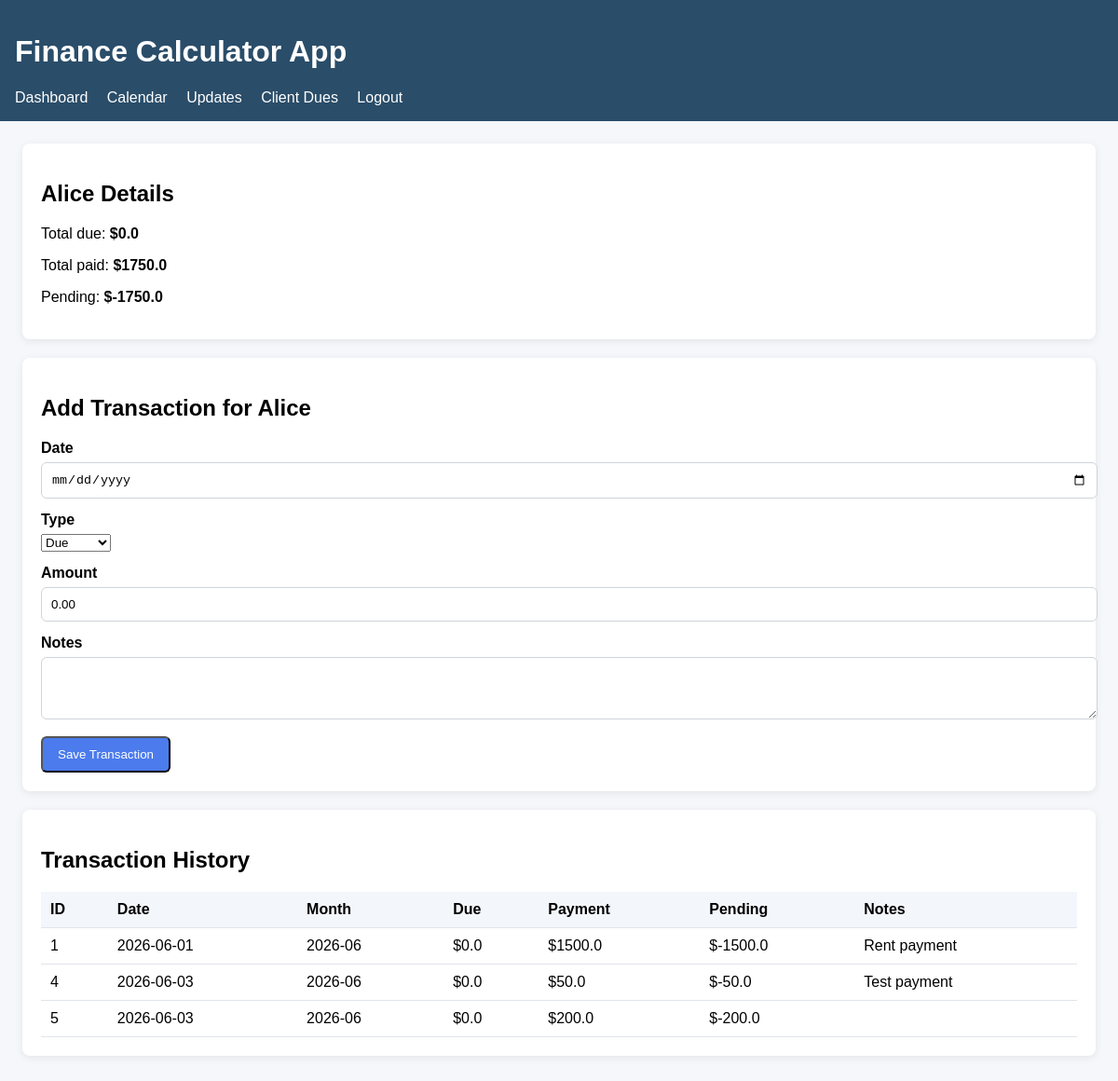
Page /customer/Alice (signed in) on the committed database.
### tables this page shows
CREATE TABLE finance_records (
                id INTEGER PRIMARY KEY AUTOINCREMENT,
                name TEXT NOT NULL,
                transaction_date TEXT NOT NULL,
                month TEXT NOT NULL,
                due_amount REAL NOT NULL DEFAULT 0,
                payment_amount REAL NOT NULL DEFAULT 0,
                notes TEXT
            );

### app (1).py (the view, shortened to what this page needs)
@app.route('/customer/<name>', methods=['GET', 'POST'])
@login_required
def customer(name):
    records = fetch_all_records()
    customer_records = [record for record in records if record['name'] == name]
    total_due = sum(record['due_amount'] for record in customer_records)
    total_paid = sum(record['payment_amount'] for record in customer_records)
    total_pending = total_due - total_paid
    return render_template(
        'customer.html',
        name=name,
        records=customer_records,
        total_due=total_due,
        total_paid=total_paid,
        total_pending=total_pending,
    )

### app (1).py (called while the page is built)
def get_db_connection():
    conn = sqlite3.connect(DB_PATH)
    conn.row_factory = sqlite3.Row
    return conn

def fetch_all_records():
    conn = get_db_connection()
    rows = conn.execute('SELECT * FROM finance_records ORDER BY id').fetchall()
    conn.close()
    return [dict(row) for row in rows]

def login_required(view):
    @wraps(view)
    def wrapped_view(*args, **kwargs):
        if not session.get('user'):
            return redirect(url_for('login'))
        return view(*args, **kwargs)
    return wrapped_view

### templates/customer.html (shortened to what this page needs)
{% extends 'base.html' %}
{% block content %}
  <div class="card">
    <h2>{{ name }} Details</h2>
    <p>Total due: <strong>${{ total_due }}</strong></p>
    <p>Total paid: <strong>${{ total_paid }}</strong></p>
    <p>Pending: <strong>${{ total_pending }}</strong></p>
  </div>
  <div class="card">
    <h2>Add Transaction for {{ name }}</h2>
    <form method="post">
      <div class="form-group">
        <label for="transaction_date">Date</label>
        <input id="transaction_date" name="transaction_date" type="date" value="{{ request.form.transaction_date or '' }}" required />
      </div>
      <div class="form-group">
        <label for="transaction_type">Type</label>
        <select id="transaction_type" name="transaction_type" required>
          <option value="due">Due</option>
        </select>
      </div>
      <div class="form-group">
        <label for="amount">Amount</label>
        <input id="amount" name="amount" type="number" step="0.01" value="{{ request.form.amount or '0.00' }}" required />
      </div>
      <div class="form-group">
        <label for="notes">Notes</label>
        <textarea id="notes" name="notes" rows="3">{{ request.form.notes or '' }}</textarea>
      </div>
      <button class="button" type="submit">Save Transaction</button>
    </form>
  </div>
  <div class="card">
    <h2>Transaction History</h2>
    <table>
      <thead>
        <tr>
          <th>ID</th>
          <th>Date</th>
          <th>Month</th>
          <th>Due</th>
          <th>Payment</th>
          <th>Pending</th>
          <th>Notes</th>
        </tr>
      </thead>
      <tbody>
        {% for record in records %}
          <tr>
            <td>{{ record.id }}</td>
            <td>{{ record.transaction_date }}</td>
            <td>{{ record.month }}</td>
            <td>${{ record.due_amount }}</td>
            <td>${{ record.payment_amount }}</td>
            <td>${{ record.due_amount - record.payment_amount }}</td>
            <td>{{ record.notes }}</td>
          </tr>
        {% else %}
          <tr><td colspan="7">No transactions found.</td></tr>
        {% endfor %}
      </tbody>
    </table>
  </div>
{% endblock %}

### templates/base.html (style rules this page uses)
body { font-family: Arial, sans-serif; margin: 0; padding: 0; background: #f5f7fb; }
.card { background: white; border-radius: 8px; box-shadow: 0 2px 8px rgba(0,0,0,0.08); padding: 20px; margin-bottom: 20px; }
.button { display: inline-block; padding: 10px 16px; background: #4b7bec; color: white; border-radius: 6px; text-decoration: none; }
table { width: 100%; border-collapse: collapse; margin-top: 12px; }
th, td { padding: 10px; border-bottom: 1px solid #e1e4ee; text-align: left; }
th { background: #f3f6fa; }
.form-group { margin-bottom: 14px; }
.form-group label { display: block; margin-bottom: 6px; font-weight: bold; }
.form-group input, .form-group textarea { width: 100%; padding: 10px; border: 1px solid #ced4da; border-radius: 6px; }

### rows in the picture
finance_records: id "1", transaction_date "2026-06-01", month "2026-06", due_amount "0.0", payment_amount "1500.0", record.due_amount-record.payment_amount "-1500.0", notes "Rent payment"
finance_records: id "4", transaction_date "2026-06-03", month "2026-06", due_amount "0.0", payment_amount "50.0", record.due_amount-record.payment_amount "-50.0", notes "Test payment"
finance_records: id "5", transaction_date "2026-06-03", month "2026-06", due_amount "0.0", payment_amount "200.0", record.due_amount-record.payment_amount "-200.0"

### other values in the picture
{{ name }} "Alice"
{{ total_due }} "0.0"
{{ total_paid }} "1750.0"
{{ total_pending }} "-1750.0"
